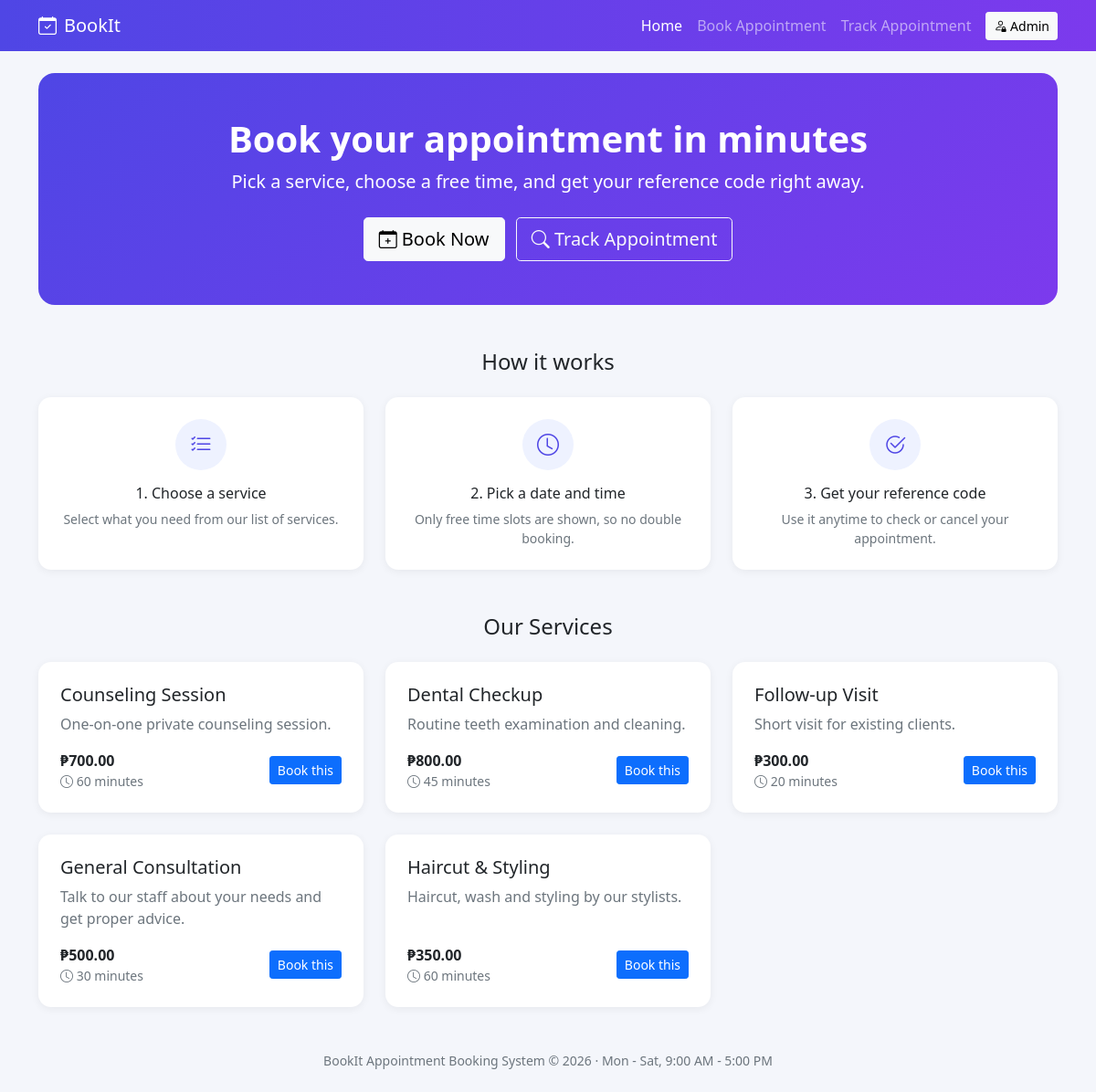
The page / on the database its author committed.
### tables this page shows
CREATE TABLE services (
  service_id INT AUTO_INCREMENT PRIMARY KEY,
  service_name VARCHAR(100) NOT NULL,
  description VARCHAR(255) NULL,
  duration_minutes INT NOT NULL DEFAULT 30,
  price DECIMAL(10,2) NOT NULL DEFAULT 0.00
);

### includes/functions.php (called while the page is built, shortened)
<?php
function clean($text) {
    return htmlspecialchars((string) $text, ENT_QUOTES, 'UTF-8');
}
function isAdmin() {
    return isset($_SESSION['admin_id']);
}

### index.php (the view, shortened to what this page needs)
<?php
require_once 'includes/functions.php';
$services = $conn->query("SELECT * FROM services ORDER BY service_name");
include 'includes/header.php';
?>
<div class="hero text-center mb-5">
  <h1 class="fw-bold">Book your appointment in minutes</h1>
  <p class="lead mb-4">Pick a service, choose a free time, and get your reference code right away.</p>
  <a href="book.php" class="btn btn-light btn-lg me-2"><i class="bi bi-calendar-plus"></i> Book Now</a>
  <a href="track.php" class="btn btn-outline-light btn-lg"><i class="bi bi-search"></i> Track Appointment</a>
</div>
<h4 class="text-center mb-4">How it works</h4>
<div class="row g-4 mb-5 text-center">
  <div class="col-md-4">
    <div class="card p-4 h-100">
      <div class="step-icon"><i class="bi bi-list-check"></i></div>
      <h6>1. Choose a service</h6>
      <p class="text-muted small mb-0">Select what you need from our list of services.</p>
    </div>
  </div>
  <div class="col-md-4">
    <div class="card p-4 h-100">
      <div class="step-icon"><i class="bi bi-clock"></i></div>
      <h6>2. Pick a date and time</h6>
      <p class="text-muted small mb-0">Only free time slots are shown, so no double booking.</p>
    </div>
  </div>
  <div class="col-md-4">
    <div class="card p-4 h-100">
      <div class="step-icon"><i class="bi bi-check2-circle"></i></div>
      <h6>3. Get your reference code</h6>
      <p class="text-muted small mb-0">Use it anytime to check or cancel your appointment.</p>
    </div>
  </div>
</div>
<h4 class="text-center mb-4">Our Services</h4>
<div class="row g-4">
  <?php while ($s = $services->fetch_assoc()): ?>
    <div class="col-md-6 col-lg-4">
      <div class="card service-card p-4 h-100">
        <h5><?= clean($s['service_name']) ?></h5>
        <p class="text-muted"><?= clean($s['description']) ?></p>
        <div class="mt-auto d-flex justify-content-between align-items-center">
          <div>
            <div class="fw-bold">&#8369;<?= number_format($s['price'], 2) ?></div>
            <div class="small text-muted"><i class="bi bi-clock"></i> <?= $s['duration_minutes'] ?> minutes</div>
          </div>
          <a href="book.php?service=<?= $s['service_id'] ?>" class="btn btn-primary btn-sm">Book this</a>
        </div>
      </div>
    </div>
  <?php endwhile; ?>
</div>
<?php include 'includes/footer.php'; ?>

### includes/header.php (shortened to what this page needs)
<?php
if (!isset($base)) { $base = ''; }
if (!isset($isAdminPage)) { $isAdminPage = false; }
$current = basename($_SERVER['PHP_SELF']);
?>
<!DOCTYPE html>
<html lang="en">
<head>
  <link href="<?= $base ?>assets/bootstrap/css/bootstrap.min.css" rel="stylesheet">
  <link href="https://cdn.jsdelivr.net/npm/bootstrap-icons@1.11.3/font/bootstrap-icons.min.css" rel="stylesheet">
  <link href="<?= $base ?>assets/css/style.css" rel="stylesheet">
</head>
<body>
<nav class="navbar navbar-expand-lg navbar-dark main-nav">
  <div class="container">
    <a class="navbar-brand fw-semibold" href="<?= $base ?><?= $isAdminPage ? 'admin/dashboard.php' : 'index.php' ?>">
      <i class="bi bi-calendar-check me-2"></i>BookIt<?= $isAdminPage ? ' Admin' : '' ?>
    </a>
    <div class="collapse navbar-collapse" id="mainMenu">
      <ul class="navbar-nav ms-auto align-items-lg-center">
        <?php if ($isAdminPage): ?>
          <li class="nav-item"><a class="nav-link <?= $current == 'dashboard.php' ? 'active' : '' ?>" href="<?= $base ?>admin/dashboard.php"><i class="bi bi-speedometer2"></i> Dashboard</a></li>
          <li class="nav-item"><a class="nav-link <?= in_array($current, array('appointments.php', 'appointment_form.php')) ? 'active' : '' ?>" href="<?= $base ?>admin/appointments.php"><i class="bi bi-calendar-week"></i> Appointments</a></li>
          <li class="nav-item"><a class="nav-link <?= in_array($current, array('services.php', 'service_form.php')) ? 'active' : '' ?>" href="<?= $base ?>admin/services.php"><i class="bi bi-list-check"></i> Services</a></li>
          <li class="nav-item"><a class="nav-link" href="<?= $base ?>index.php"><i class="bi bi-globe"></i> View Site</a></li>
          <li class="nav-item"><a class="btn btn-sm btn-light ms-lg-2 mt-2 mt-lg-0" href="<?= $base ?>admin/logout.php"><i class="bi bi-box-arrow-right"></i> Logout</a></li>
        <?php else: ?>
          <li class="nav-item"><a class="nav-link <?= $current == 'index.php' ? 'active' : '' ?>" href="<?= $base ?>index.php">Home</a></li>
          <li class="nav-item"><a class="nav-link <?= $current == 'book.php' ? 'active' : '' ?>" href="<?= $base ?>book.php">Book Appointment</a></li>
          <li class="nav-item"><a class="nav-link <?= $current == 'track.php' ? 'active' : '' ?>" href="<?= $base ?>track.php">Track Appointment</a></li>
          <li class="nav-item">
            <a class="btn btn-sm btn-light ms-lg-2 mt-2 mt-lg-0" href="<?= $base ?>admin/<?= isAdmin() ? 'dashboard.php' : 'login.php' ?>">
              <i class="bi bi-person-lock"></i> <?= isAdmin() ? 'Dashboard' : 'Admin' ?>
            </a>
          </li>
        <?php endif; ?>
      </ul>
    </div>
  </div>
</nav>
<main class="container py-4">

### includes/footer.php (shortened to what this page needs)
</main>
<footer class="text-center text-muted small py-4">
  BookIt Appointment Booking System &copy; <?= date('Y') ?> &middot; Mon - Sat, 9:00 AM - 5:00 PM
</footer>
</body>
</html>

### assets/css/style.css (style rules this page uses)
body { background: #f4f6fb; }
.main-nav { background: linear-gradient(90deg, #4f46e5, #7c3aed); }
.main-nav .nav-link { color: rgba(255,255,255,.85); }
.main-nav .nav-link:hover, .main-nav .nav-link.active { color: #fff; }
.card { border: 0; border-radius: 14px; box-shadow: 0 2px 10px rgba(0,0,0,.06); }
.hero { background: linear-gradient(135deg, #4f46e5, #7c3aed); color: #fff; border-radius: 18px; padding: 3rem 2rem; }
.step-icon { width: 56px; height: 56px; border-radius: 50%; background: #eef2ff; color: #4f46e5; font-size: 1.5rem; display: flex; align-items: center; justify-content: center; margin: 0 auto 1rem; }
.service-card { transition: transform .15s; }

### rows shown on the page
services: service_name "Counseling Session", description "One-on-one private counseling session.", price "700.00", duration_minutes "60"
services: service_name "Dental Checkup", description "Routine teeth examination and cleaning.", price "800.00", duration_minutes "45"
services: service_name "Follow-up Visit", description "Short visit for existing clients.", price "300.00", duration_minutes "20"
services: service_name "General Consultation", description "Talk to our staff about your needs and get proper advice.", price "500.00", duration_minutes "30"
services: service_name "Haircut & Styling", description "Haircut, wash and styling by our stylists.", price "350.00", duration_minutes "60"
